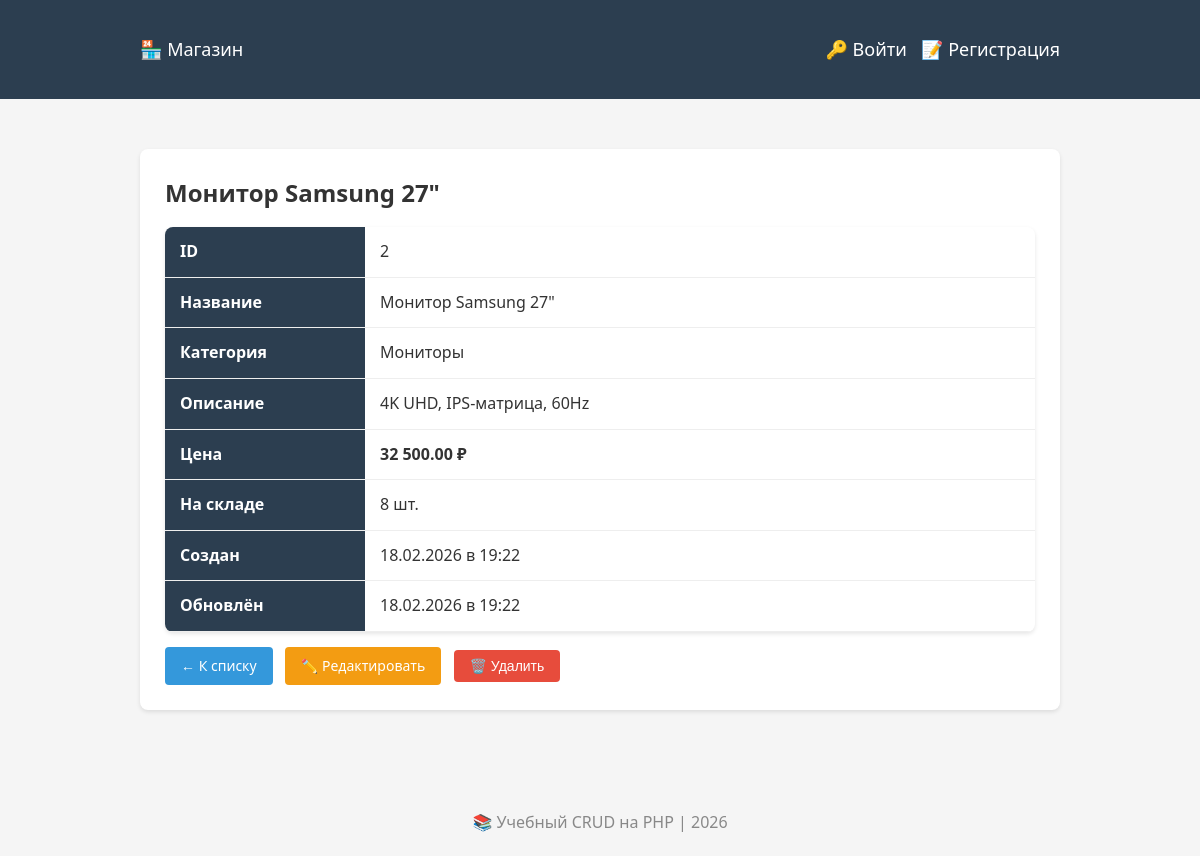
Page /index.php?action=show&id=2 on the committed database.
### tables this page shows
CREATE TABLE IF NOT EXISTS products
(
    id
    INT
    AUTO_INCREMENT
    PRIMARY
    KEY,
    name
    VARCHAR
(
    255
) NOT NULL,
    description TEXT,
    price DECIMAL
(
    10,
    2
) NOT NULL DEFAULT 0.00,
    quantity INT NOT NULL DEFAULT 0,
    category_id INT DEFAULT NULL,
    created_at TIMESTAMP DEFAULT CURRENT_TIMESTAMP,
    updated_at TIMESTAMP DEFAULT CURRENT_TIMESTAMP ON UPDATE CURRENT_TIMESTAMP,

     
     
    FOREIGN KEY
(
    category_id
) REFERENCES categories
(
    id
)
                                                   ON DELETE SET NULL
    );

CREATE TABLE IF NOT EXISTS categories
(
    id
    INT
    AUTO_INCREMENT
    PRIMARY
    KEY,
    name
    VARCHAR
(
    255
) NOT NULL UNIQUE
    );

### src/ProductController.php (called while the page is built, shortened)
<?php
class ProductController
{
    private Product $product;
    public function __construct(Product $product, Category $category, Validator $validator)
    {
        $this->product = $product;
    }
    public function show(): void
    {
        $id = (int)($_GET['id'] ?? 0);
        $item = $this->product->getById($id);
        $this->render('show', [
            'item' => $item,
        ]);
    }
    private function render(string $template, array $data = []): void
    {
        extract($data);
        require __DIR__ . '/../templates/header.php';
        require __DIR__ . "/../templates/$template.php";
        require __DIR__ . '/../templates/footer.php';
    }
}

### public/index.php (called while the page is built, shortened)
<?php
require_once __DIR__ . '/../config/database.php';
require_once __DIR__ . '/../src/Product.php';
require_once __DIR__ . '/../src/ProductController.php';
$product   = new Product($pdo);
$category  = new Category($pdo);
$user      = new User($pdo);
$validator = new Validator();
$productController = new ProductController($product, $category, $validator);
$authController    = new AuthController($user, $validator);
$router = new Router($productController, $authController);
$router->run();

### src/Product.php (called while the page is built, shortened)
<?php
class Product
{
    private PDO $pdo;
    public function __construct(PDO $pdo)
    {
        $this->pdo = $pdo;
    }
    public function getById(int $id): array|false
    {
        $sql = "SELECT p.*, c.name AS category_name
                FROM products p
                LEFT JOIN categories c ON p.category_id = c.id
                WHERE p.id = :id";
        $stmt = $this->pdo->prepare($sql);
        $stmt->execute(['id' => $id]);
        return $stmt->fetch();
    }
}

### templates/show.php (the view, shortened to what this page needs)
<div class="card">
    <h2><?= htmlspecialchars($item['name']) ?></h2>
    <table>
        <tr>
            <th style="width:200px;">ID</th>
            <td><?= $item['id'] ?></td>
        </tr>
        <tr>
            <th>Название</th>
            <td><?= htmlspecialchars($item['name']) ?></td>
        </tr>
        <tr>
            <th>Категория</th>
            <td><?= htmlspecialchars($item['category_name'] ?? 'Без категории') ?></td>
        </tr>
        <tr>
            <th>Описание</th>
            <td><?= nl2br(htmlspecialchars($item['description'] ?? 'Нет описания')) ?></td>
        </tr>
        <tr>
            <th>Цена</th>
            <td><strong><?= number_format($item['price'], 2, '.', ' ') ?> ₽</strong></td>
        </tr>
        <tr>
            <th>На складе</th>
            <td><?= $item['quantity'] ?> шт.</td>
        </tr>
        <tr>
            <th>Создан</th>
            <td><?= date('d.m.Y в H:i', strtotime($item['created_at'])) ?></td>
        </tr>
        <tr>
            <th>Обновлён</th>
            <td><?= date('d.m.Y в H:i', strtotime($item['updated_at'])) ?></td>
        </tr>
    </table>
    <div class="actions">
        <a href="index.php" class="btn btn-primary">← К списку</a>
        <a href="index.php?action=edit&id=<?= $item['id'] ?>" class="btn btn-warning">✏️ Редактировать</a>
        <form method="POST" action="index.php?action=delete"
              style="display:inline;"
              onsubmit="return confirm('Вы уверены? Товар будет удалён!')">
            <button type="submit" class="btn btn-danger">🗑️ Удалить</button>
        </form>
    </div>
</div>

### templates/header.php (style rules this page uses)
* { margin: 0; padding: 0; box-sizing: border-box; }
body { font-family: 'Segoe UI', Arial, sans-serif; background-color: #f5f5f5; color: #333; line-height: 1.6; }
.btn { display: inline-block; padding: 8px 16px; border: none; border-radius: 4px; cursor: pointer; text-decoration: none; font-size: 14px; color: white; }
.btn-primary { background-color: #3498db; }
.btn-warning { background-color: #f39c12; }
.btn-danger { background-color: #e74c3c; }
table { width: 100%; border-collapse: collapse; background: white; border-radius: 8px; overflow: hidden; box-shadow: 0 2px 4px rgba(0, 0, 0, 0.1); }
th, td { padding: 12px 15px; text-align: left; border-bottom: 1px solid #eee; }
th { background-color: #2c3e50; color: white; }
.card { background: white; border-radius: 8px; padding: 25px; box-shadow: 0 2px 4px rgba(0, 0, 0, 0.1); margin-bottom: 20px; }
.card h2 { margin-bottom: 15px; }
.actions { margin-top: 15px; }
.actions a, .actions button { margin-right: 8px; }

### rows in the picture
products: name "Монитор Samsung 27\"", id "2", category.name "Мониторы", description "4K UHD, IPS-матрица, 60Hz", price "32 500.00", quantity "8", created_at "18.02.2026 в 19:22", updated_at "18.02.2026 в 19:22"
